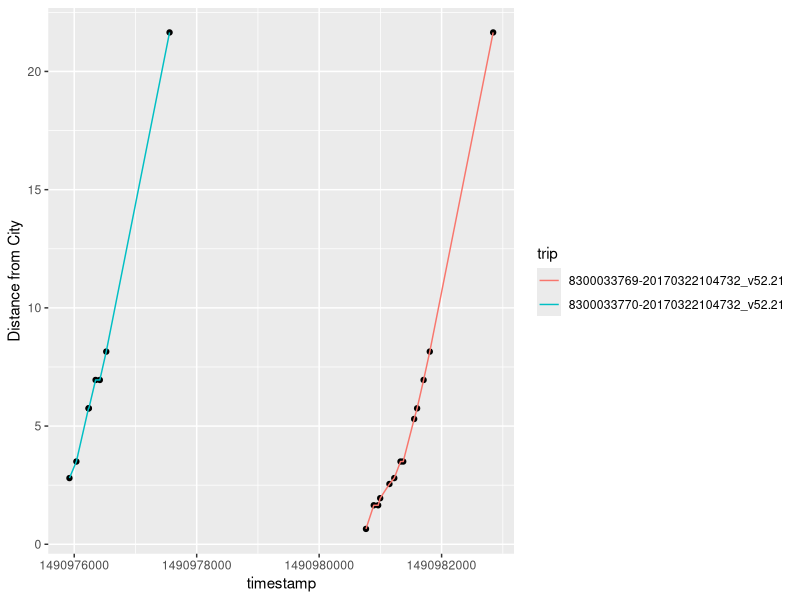

Source code (R): (Note: this script raises an error after producing the figure.)
library(ggplot2)

bus6215 <- read.csv("Files/bus-6215-2017-04-01.csv", header=FALSE)
colnames(bus6215) <- c("trip", "route", "vehicle", "departure", "arrival", "stop_sequence", "stop_id", "timestamp")
head(bus6215)
summary(bus6215)
levels(bus6215$trip)
bus6215$stop <- as.factor(bus6215$stop_id)
levels(bus6215$stop)

# Distance from city
distance <- data.frame(stop = c("7018", "1464", "7060", "7062", "7164", "7168",
                                "8502", "8512", "8516", "8524", "8532", "2006"), 
                       dist = c(0, 0.65, 1.65, 1.95, 2.55, 2.8, 3.5, 5.3, 5.75, 
                                6.95, 8.15, 21.65))

# Subset route 30002 (City to Airport via Mt Eden)
airport <- bus6215[grep("^30002-*", bus6215$route), ]
# Only 2 trips from city to airport via Mt Eden by bus6215 on this day
# Delete duplicates
uniqueairport <- airport[!duplicated(airport), ]
# Merge with distance info
airport_dist <- merge(uniqueairport, distance)
# Plot (I need to add more details for y-axis, labels etc..)
# Colour just for testing
ggplot(airport_dist, aes(x=timestamp, y=dist)) +
  geom_point() +
  geom_line(aes(group=trip, colour=trip)) +
  labs(y="Distance from City")

# Ideas/To do's:
## 1. Possible format for x's: Time in hours from midnight
# a. Strip the times from the file names. 
# (This code is what my group did in Lab2, we had the recorded the file name from ls)
times <- substring(sizes$name, 22, 27)
# b. Define a function to convert a time string into a numeric hour value.
read_time <- function(time) {
  # Split string into pairs of characters, and weight each pair according to hours, minutes, or seconds.
  starts <- seq(1, nchar(time) - 1, 2)
  split <- substring(time, first = starts, last = starts + 1)
  result <- as.integer(split) %*% c(1, 1 / 60, 1 / 3600)
  return(as.numeric(result))
}
